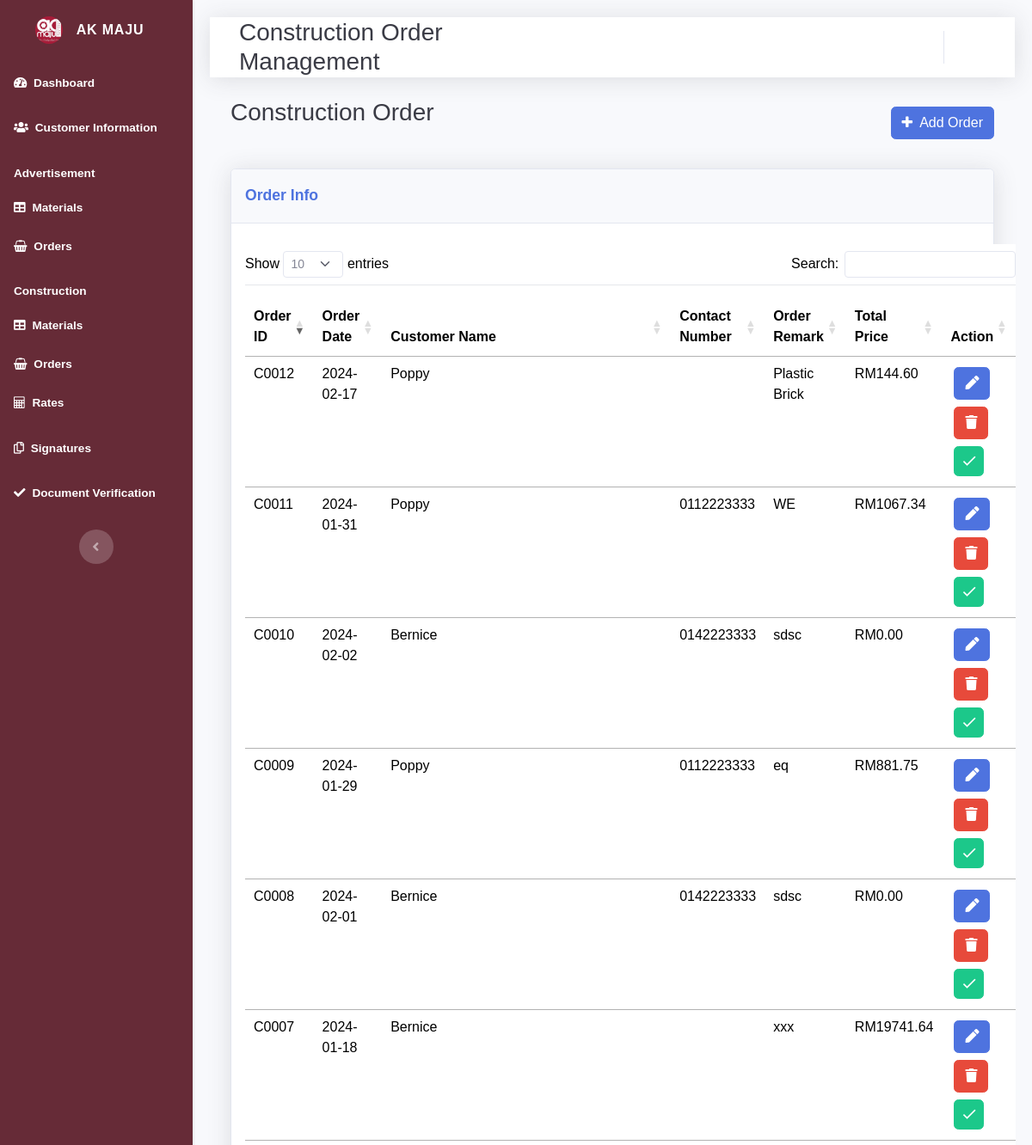
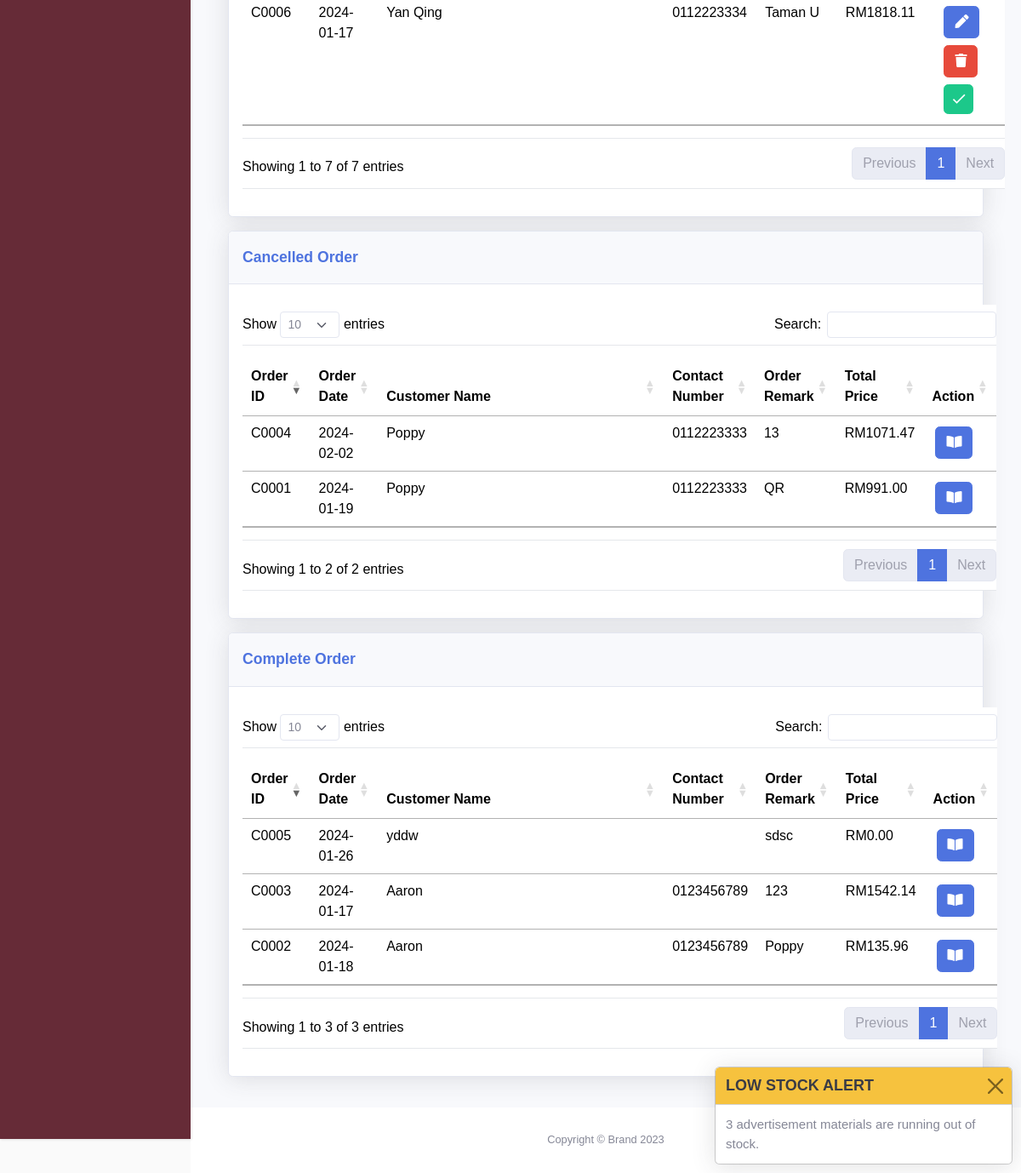
/AKMaju/COrder.php (signed in), run on the app's committed database (2 pictures, top to bottom).
### tables this page shows
CREATE TABLE `tb_customer` (
  `C_id` varchar(5) NOT NULL,
  `C_name` varchar(70) NOT NULL,
  `C_type` int(11) NOT NULL,
  `C_email` varchar(40) NOT NULL,
  `C_street` varchar(25) NOT NULL,
  `C_city` varchar(20) NOT NULL,
  `C_postcode` int(5) NOT NULL,
  `C_state` varchar(20) NOT NULL
);

CREATE TABLE `tb_construction_order` (
  `O_id` varchar(5) NOT NULL,
  `O_date` date NOT NULL,
  `O_remark` varchar(100) NOT NULL,
  `EK_addon` int(2) NOT NULL,
  `AK_addon` int(2) NOT NULL,
  `COE_totalCost` decimal(7,2) NOT NULL,
  `COA_totalCost` decimal(7,2) NOT NULL,
  `O_totalCost` decimal(9,2) NOT NULL,
  `CO_markup` decimal(7,2) NOT NULL,
  `O_totalPrice` decimal(9,2) NOT NULL,
  `O_TOP` int(11) NOT NULL,
  `C_id` varchar(5) NOT NULL,
  `O_quotationStatus` int(11) NOT NULL,
  `O_status` int(11) NOT NULL
);

CREATE TABLE `tb_customer_phone` (
  `C_id` varchar(5) NOT NULL,
  `C_phone` varchar(15) NOT NULL
);

### AKMaju/COrder.php (the view, shortened to what this page needs)
<?php
include ('mysession.php');
$sql = "SELECT *
        FROM tb_customer
        LEFT JOIN tb_construction_order ON tb_customer.C_id = tb_construction_order.C_id
        LEFT JOIN tb_customer_phone ON tb_customer.C_id = tb_customer_phone.C_id
        WHERE tb_construction_order.O_status = 2";
$result = mysqli_query($con,$sql);
$sql5 = "SELECT *
        FROM tb_customer
        LEFT JOIN tb_construction_order ON tb_customer.C_id = tb_construction_order.C_id
        LEFT JOIN tb_customer_phone ON tb_customer.C_id = tb_customer_phone.C_id
        WHERE tb_construction_order.O_status = 3";
$result5 = mysqli_query($con,$sql5);
$sql6 = "SELECT *
        FROM tb_customer
        LEFT JOIN tb_construction_order ON tb_customer.C_id = tb_construction_order.C_id
        LEFT JOIN tb_customer_phone ON tb_customer.C_id = tb_customer_phone.C_id
        WHERE tb_construction_order.O_status = 1";
$result6 = mysqli_query($con,$sql6);
$fid = $_GET['id'];
$sqls="SELECT *FROM tb_user
        WHERE U_id='$fid'";
$result3 = mysqli_query($con,$sqls);
$rows=mysqli_fetch_array($result3);
include('datableheader.php')
?>
<!DOCTYPE html>
<html data-bs-theme="light" lang="en" data-bss-forced-theme="light">
<head>
    <link rel="stylesheet" href="assets/bootstrap/css/bootstrap.min.css">
    <link rel="stylesheet" href="assets/fonts/fontawesome-all.min.css">
    <link rel="stylesheet" href="assets/css/bootstrap.min.css">
    <link rel="stylesheet" href="assets/fonts/material-icons.min.css">
    <link rel="stylesheet" href="assets/fonts/font-awesome.min.css">
    <link rel="stylesheet" href="assets/css/sidebar-style4.css">
</head>
<body id="page-top">
    <div id="wrapper">
        <?php include ('navbar.php');?>
        <div class="d-flex flex-column" id="content-wrapper">
            <div id="content">
                <nav class="navbar navbar-expand bg-white shadow mb-4 topbar static-top navbar-light">
                    <div class="container-fluid"><button class="btn btn-link d-md-none rounded-circle me-3" id="sidebarToggleTop" type="button"><i class="fas fa-bars"></i></button>
                        <h3 class="text-dark mb-0">Construction Order Management</h3>
                        <ul class="navbar-nav flex-nowrap ms-auto">
                            <li class="nav-item dropdown no-arrow">
                                <?php echo"<div class='nav-item dropdown no-arrow'><a class='dropdown-toggle nav-link' aria-expanded='false' data-bs-toggle='dropdown' href='#''><span class='d-none d-lg-inline me-2 text-gray-600 small'>".$rows['U_id']."<br>".$rows['U_name']."</span></a>" ?>
                                </div>
                            </li>
                        </ul>
                    </div>
                </nav>
                <div class="container-fluid">
                    <div class="d-sm-flex justify-content-between align-items-center mb-4">
                        <h3 class="text-dark mb-4">Construction Order</h3>
                        <?php
                            echo"<a href='AddCOrder.php?id=".$rows['U_id']."' class='btn btn-primary' role='button' style='text-align: center;'>";
                            echo"<i class='fa fa-plus' style='position: sticky;'></i>&nbsp; Add Order";
                            echo"</a>";
                        ?>
                    </div>
                    <div class="card shadow mb-3">
                        <div class="card-header py-3">
                            <p class="text-primary m-0 fw-bold">Order Info</p>
                        </div>
                        <div class="card-body">
                            <div class="table-responsive table mt-2" role="grid" aria-describedby="dataTable_info">
                                <table class="table my-0 table-responsive table mt-2" id="dataTable2">
                                    <thead>
                                        <tr>
                                            <th>Order ID</th>
                                            <th>Order Date</th>
                                            <th style="min-width: 300px;">Customer Name</th>
                                            <th>Contact Number</th>
                                            <th>Order Remark</th>
                                            <th>Total Price</th>
                                            <th>Action</th>
                                        </tr>
                                    </thead>
                                    <tbody>
                                        <?php
                                        while($row = mysqli_fetch_array($result)) {
                                            echo "<tr>";
                                                echo "<td class='co_id'>".$row['O_id']."</td>";
                                                echo "<td>".$row['O_date']."</td>";
                                                echo "<td>".$row['C_name']."</td>";
                                                echo "<td>".$row['C_phone']."</td>";
                                                echo "<td>".$row['O_remark']."</td>";
                                                echo "<td>RM".$row['O_totalPrice']."</td>";
                                                echo "<td>";
                                                    echo "<span>";
                                                        echo "<div>";
                                                            echo"<a href='EditCOrder.php?id=".$rows['U_id']."&co_id=".$row['O_id']."' class='btn btn-primary m-1' role='button'>";
                                                            echo"<i class='fas fa-pen'></i>";
                                                            echo"</a>";
                                                            echo "<button class='btn btn-danger m-1 delete-btn' type='button' data-bs-toggle='modal' data-bs-target='#modal-1' data-co-id='".$row['O_id']."'>";
                                                            echo "<i class='fas fa-trash'></i>";
                                                            echo "</button>";
                                                            echo "<button class='btn btn-success m-1' type='button' style='width: 35px; height: 35px; margin-top: -10px; display: flex; justify-content: center; align-items: center;'  data-bs-toggle='modal' data-bs-target='#modal-2-" . $row['O_id'] . "' data-o-id='".$row['O_id']."'>
    <i class='material-icons' style='color: white;font-size:20px'>check</i>
</button>";
                                                        echo "</div>";
                                                    echo "</span>";
                                                echo "</td>";
                                            echo "</tr>";
                                        }
                                        ?>
                                    </tbody>
                                </table>
                            </div>
                        </div>
                    </div>
                    <div class="card shadow mb-3">
                        <div class="card-header py-3">
                            <p class="text-primary m-0 fw-bold">Cancelled Order</p>
                        </div>
                        <div class="card-body">
                            <div class="table-responsive table mt-2" role="grid" aria-describedby="dataTable_info">
                                <table class="table my-0 table-responsive table mt-2" id="dataTable3">
                                    <thead>
                                        <tr>
                                            <th>Order ID</th>
                                            <th>Order Date</th>
                                            <th style="min-width: 300px;">Customer Name</th>
                                            <th>Contact Number</th>
                                            <th>Order Remark</th>
                                            <th>Total Price</th>
                                            <th>Action</th>
                                        </tr>
                                    </thead>
                                    <tbody>
                                        <?php
                                        while($row5 = mysqli_fetch_array($result5)) {
                                            echo "<tr>";
                                                echo "<td class='co_id'>".$row5['O_id']."</td>";
                                                echo "<td>".$row5['O_date']."</td>";
                                                echo "<td>".$row5['C_name']."</td>";
                                                echo "<td>".$row5['C_phone']."</td>";
                                                echo "<td>".$row5['O_remark']."</td>";
                                                echo "<td>RM".$row5['O_totalPrice']."</td>";
                                                echo "<td>";
                                                    echo "<span>";
                                                        echo "<div>";
                                                            echo "<a href='COrderDetails.php?id=".$rows['U_id']."&co_id=".$row5['O_id']."' class='btn btn-primary m-1' role='button'>";
                                                            echo"<i class='fas fa-book-open'></i>";
                                                            echo"</a>";
                                                        echo "</div>";
                                                    echo "</span>";
                                                echo "</td>";
                                            echo "</tr>";
                                        }
                                        ?>
                                    </tbody>
                                </table>
                            </div>
                        </div>
                    </div>
                    <div class="card shadow mb-3">
                        <div class="card-header py-3">
                            <p class="text-primary m-0 fw-bold">Complete Order</p>
                        </div>
                        <div class="card-body">
                            <div class="table-responsive table mt-2" role="grid" aria-describedby="dataTable_info">
                                <table class="table my-0 table-responsive table mt-2" id="dataTable4">
                                    <thead>
                                        <tr>
                                            <th>Order ID</th>
                                            <th>Order Date</th>
                                            <th style="min-width: 300px;">Customer Name</th>
                                            <th>Contact Number</th>
                                            <th>Order Remark</th>
                                            <th>Total Price</th>
                                            <th>Action</th>
                                        </tr>
                                    </thead>
                                    <tbody>
                                        <?php
                                        while($row6 = mysqli_fetch_array($result6)) {
                                            echo "<tr>";
                                                echo "<td class='co_id'>".$row6['O_id']."</td>";
                                                echo "<td>".$row6['O_date']."</td>";
                                                echo "<td>".$row6['C_name']."</td>";
                                                echo "<td>".$row6['C_phone']."</td>";
                                                echo "<td>".$row6['O_remark']."</td>";
                                                echo "<td>RM".$row6['O_totalPrice']."</td>";
                                                echo "<td>";
                                                    echo "<span>";
                                                        echo "<div>";
                                                            echo "<a href='COrderDetails.php?id=".$rows['U_id']."&co_id=".$row6['O_id']."' class='btn btn-primary m-1' role='button'>";
                                                            echo"<i class='fas fa-book-open'></i>";
                                                            echo"</a>";
                                                        echo "</div>";
                                                    echo "</span>";
                                                echo "</td>";
                                            echo "</tr>";
                                        }
                                        ?>
                                    </tbody>
                                </table>
                            </div>
                        </div>
                    </div>
                </div>
            </div>
            <footer class="bg-white sticky-footer">
                <div class="container my-auto">
                    <div class="text-center my-auto copyright"><span>Copyright © Brand 2023</span></div>
                </div>
            </footer>
        </div><a class="d-inline border rounded scroll-to-top" href="#page-top"><i class="fas fa-angle-up"></i></a>
    </div>
<script src='https://cdn.tailwindcss.com/3.2.4'></script>
</body>
</html>

### data on the page
tb_customer: tb_construction_order.O_id "C0006", tb_construction_order.O_date "2024-01-17", C_name "Yan Qing", tb_customer_phone.C_phone "0112223334", tb_construction_order.O_remark "Taman U", tb_construction_order.O_totalPrice "1818.11"
tb_construction_order: O_id "C0007", O_date "2024-01-18", C.C_name "Bernice", O_remark "xxx", O_totalPrice "19741.64"
tb_customer: tb_construction_order.O_id "C0008", tb_construction_order.O_date "2024-02-01", C_name "Bernice", tb_customer_phone.C_phone "0142223333", tb_construction_order.O_remark "sdsc", tb_construction_order.O_totalPrice "0.00", tb_construction_order.O_id "C0010", tb_construction_order.O_date "2024-02-02"
tb_customer: tb_construction_order.O_id "C0009", tb_construction_order.O_date "2024-01-29", C_name "Poppy", tb_customer_phone.C_phone "0112223333", tb_construction_order.O_remark "eq", tb_construction_order.O_totalPrice "881.75", tb_construction_order.O_id "C0011", tb_construction_order.O_date "2024-01-31", tb_construction_order.O_remark "WE", tb_construction_order.O_totalPrice "1067.34", tb_construction_order.O_id "C0001", tb_construction_order.O_date "2024-01-19", tb_construction_order.O_remark "QR", tb_construction_order.O_totalPrice "991.00", tb_construction_order.O_id "C0004", tb_construction_order.O_date "2024-02-02", tb_construction_order.O_remark "13", tb_construction_order.O_totalPrice "1071.47"
tb_construction_order: O_id "C0012", O_date "2024-02-17", C.C_name "Poppy", O_remark "Plastic Brick", O_totalPrice "144.60"
tb_customer: tb_construction_order.O_id "C0002", tb_construction_order.O_date "2024-01-18", C_name "Aaron", tb_customer_phone.C_phone "0123456789", tb_construction_order.O_remark "Poppy", tb_construction_order.O_totalPrice "135.96", tb_construction_order.O_id "C0003", tb_construction_order.O_date "2024-01-17", tb_construction_order.O_remark "123", tb_construction_order.O_totalPrice "1542.14"
tb_construction_order: O_id "C0005", O_date "2024-01-26", C.C_name "yddw", O_remark "sdsc", O_totalPrice "0.00"

### other printed values
$message "3 advertisement materials are running out of stock."
